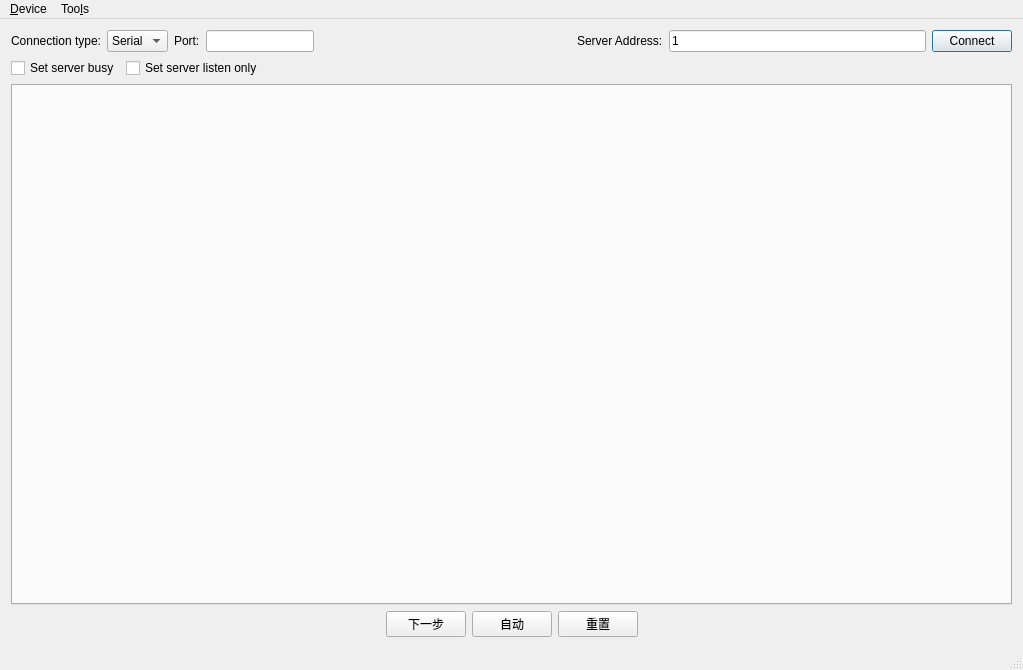
<?xml version="1.0" encoding="UTF-8"?>
<ui version="4.0">
 <class>MainWindow</class>
 <widget class="QMainWindow" name="MainWindow">
  <property name="geometry">
   <rect>
    <x>0</x>
    <y>0</y>
    <width>1023</width>
    <height>670</height>
   </rect>
  </property>
  <property name="windowTitle">
   <string>Modbus Server Example</string>
  </property>
  <widget class="QWidget" name="centralWidget">
   <layout class="QVBoxLayout" name="verticalLayout_2">
    <item>
     <layout class="QGridLayout" name="gridLayout">
      <item row="0" column="6">
       <widget class="QLineEdit" name="serverEdit">
        <property name="text">
         <string>1</string>
        </property>
       </widget>
      </item>
      <item row="0" column="2">
       <widget class="QLabel" name="label_2">
        <property name="sizePolicy">
         <sizepolicy hsizetype="Maximum" vsizetype="Preferred">
          <horstretch>0</horstretch>
          <verstretch>0</verstretch>
         </sizepolicy>
        </property>
        <property name="text">
         <string>Port:</string>
        </property>
       </widget>
      </item>
      <item row="0" column="4">
       <spacer name="horizontalSpacer">
        <property name="orientation">
         <enum>Qt::Horizontal</enum>
        </property>
        <property name="sizeHint" stdset="0">
         <size>
          <width>40</width>
          <height>20</height>
         </size>
        </property>
       </spacer>
      </item>
      <item row="0" column="1">
       <widget class="QComboBox" name="connectType">
        <item>
         <property name="text">
          <string>Serial</string>
         </property>
        </item>
        <item>
         <property name="text">
          <string>TCP</string>
         </property>
        </item>
       </widget>
      </item>
      <item row="0" column="0">
       <widget class="QLabel" name="label">
        <property name="text">
         <string>Connection type:</string>
        </property>
       </widget>
      </item>
      <item row="0" column="5">
       <widget class="QLabel" name="label_27">
        <property name="sizePolicy">
         <sizepolicy hsizetype="Maximum" vsizetype="Preferred">
          <horstretch>0</horstretch>
          <verstretch>0</verstretch>
         </sizepolicy>
        </property>
        <property name="text">
         <string>Server Address:</string>
        </property>
       </widget>
      </item>
      <item row="0" column="7">
       <widget class="QPushButton" name="connectButton">
        <property name="sizePolicy">
         <sizepolicy hsizetype="Maximum" vsizetype="Fixed">
          <horstretch>0</horstretch>
          <verstretch>0</verstretch>
         </sizepolicy>
        </property>
        <property name="text">
         <string>Connect</string>
        </property>
        <property name="checkable">
         <bool>false</bool>
        </property>
        <property name="autoDefault">
         <bool>false</bool>
        </property>
        <property name="default">
         <bool>true</bool>
        </property>
       </widget>
      </item>
      <item row="0" column="3">
       <widget class="QLineEdit" name="portEdit">
        <property name="sizePolicy">
         <sizepolicy hsizetype="Preferred" vsizetype="Fixed">
          <horstretch>0</horstretch>
          <verstretch>0</verstretch>
         </sizepolicy>
        </property>
        <property name="text">
         <string/>
        </property>
       </widget>
      </item>
     </layout>
    </item>
    <item>
     <layout class="QHBoxLayout" name="horizontalLayout">
      <item>
       <widget class="QCheckBox" name="setBusyBox">
        <property name="text">
         <string>Set server busy</string>
        </property>
       </widget>
      </item>
      <item>
       <widget class="QCheckBox" name="listenOnlyBox">
        <property name="text">
         <string>Set server listen only</string>
        </property>
       </widget>
      </item>
      <item>
       <spacer name="horizontalSpacer_2">
        <property name="orientation">
         <enum>Qt::Horizontal</enum>
        </property>
        <property name="sizeHint" stdset="0">
         <size>
          <width>40</width>
          <height>20</height>
         </size>
        </property>
       </spacer>
      </item>
     </layout>
    </item>
    <item>
     <widget class="QTabWidget" name="tabWidget">
      <property name="currentIndex">
       <number>-1</number>
      </property>
     </widget>
    </item>
    <item>
     <layout class="QHBoxLayout" name="horizontalLayout_2">
      <item>
       <spacer name="horizontalSpacer_3">
        <property name="orientation">
         <enum>Qt::Horizontal</enum>
        </property>
        <property name="sizeHint" stdset="0">
         <size>
          <width>40</width>
          <height>20</height>
         </size>
        </property>
       </spacer>
      </item>
      <item>
       <widget class="QPushButton" name="nextBtn">
        <property name="text">
         <string>下一步</string>
        </property>
       </widget>
      </item>
      <item>
       <widget class="QPushButton" name="autoBtn">
        <property name="text">
         <string>自动</string>
        </property>
       </widget>
      </item>
      <item>
       <widget class="QPushButton" name="resetBtn">
        <property name="text">
         <string>重置</string>
        </property>
       </widget>
      </item>
      <item>
       <spacer name="horizontalSpacer_4">
        <property name="orientation">
         <enum>Qt::Horizontal</enum>
        </property>
        <property name="sizeHint" stdset="0">
         <size>
          <width>40</width>
          <height>20</height>
         </size>
        </property>
       </spacer>
      </item>
     </layout>
    </item>
   </layout>
  </widget>
  <widget class="QStatusBar" name="statusBar"/>
  <widget class="QMenuBar" name="menuBar">
   <property name="geometry">
    <rect>
     <x>0</x>
     <y>0</y>
     <width>1023</width>
     <height>23</height>
    </rect>
   </property>
   <widget class="QMenu" name="menu_Device">
    <property name="title">
     <string>&amp;Device</string>
    </property>
    <addaction name="actionConnect"/>
    <addaction name="actionDisconnect"/>
    <addaction name="separator"/>
    <addaction name="actionExit"/>
   </widget>
   <widget class="QMenu" name="menuToo_ls">
    <property name="title">
     <string>Too&amp;ls</string>
    </property>
    <addaction name="actionOptions"/>
   </widget>
   <addaction name="menu_Device"/>
   <addaction name="menuToo_ls"/>
  </widget>
  <action name="actionConnect">
   <property name="icon">
    <iconset resource="slave.qrc">
     <normaloff>:/images/connect.png</normaloff>:/images/connect.png</iconset>
   </property>
   <property name="text">
    <string>&amp;Connect</string>
   </property>
  </action>
  <action name="actionDisconnect">
   <property name="icon">
    <iconset resource="slave.qrc">
     <normaloff>:/images/disconnect.png</normaloff>:/images/disconnect.png</iconset>
   </property>
   <property name="text">
    <string>&amp;Disconnect</string>
   </property>
  </action>
  <action name="actionExit">
   <property name="icon">
    <iconset resource="slave.qrc">
     <normaloff>:/images/application-exit.png</normaloff>:/images/application-exit.png</iconset>
   </property>
   <property name="text">
    <string>&amp;Quit</string>
   </property>
  </action>
  <action name="actionOptions">
   <property name="icon">
    <iconset resource="slave.qrc">
     <normaloff>:/images/settings.png</normaloff>:/images/settings.png</iconset>
   </property>
   <property name="text">
    <string>&amp;Options</string>
   </property>
  </action>
 </widget>
 <layoutdefault spacing="6" margin="11"/>
 <tabstops>
  <tabstop>connectType</tabstop>
  <tabstop>portEdit</tabstop>
  <tabstop>connectButton</tabstop>
 </tabstops>
 <resources>
  <include location="slave.qrc"/>
 </resources>
 <connections/>
</ui>
